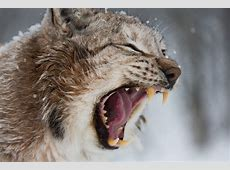
%> input picture ICV/lab1/demo.jpg, 230 x 170 px
$ octave lab1_2.m   (GNU Octave 9; MATLAB toolbox functions it lacks are replaced by stand-ins)
%> lines starting %> are read from the running program, lines starting %| are printed output that depends on the picture; in (x1, y1, x2, y2) boxes, pixels count from 0 and x2, y2 are one past the last pixel; in counts of white or black regions, pixels touching at a corner belong together; the program's own positions count from 1
% Lab1 Part2
%
% Please put "test.jpg" in your current working directory,  then you
% can run the following commands.

im = imread('demo.jpg');
%> im is the input picture: size 170x230x3 uint8; mean R, G, B 140, 132.4, 128.4

%% exercise 1
% Read an image from disk (you can still use the image in part 1) to the MATLAB workspace.
% Convert it to a grey image and normalize its value to (0, 1). Set threshold=0.5 or any number

im_grey = sum(im, 3);
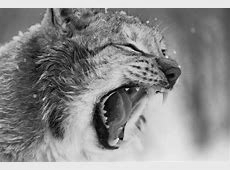
%> im_grey: size 170x230 double; min 3, max 725, mean 400.7; drawn with min black and max white
im_grey = im_grey / max(im_grey(:));

subplot(2, 4, 1);
imshow(im_grey); title('grey image');

thresh = 0.45;
im_grey(im_grey <= thresh) = 0;
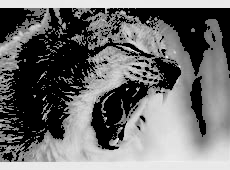
%> im_grey: size 170x230 double; min 0, max 1, mean 0.432
im_grey(im_grey > thresh) = 1;
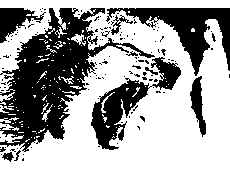
%> im_grey: size 170x230 double; values 0 (black) and 1 (white), 62.2% white; 135 black regions (125 under 20 px), largest, box (x1, y1, x2, y2) and area: (0, 8, 155, 152) 7660, (106, 8, 230, 76) 2784, (91, 57, 181, 150) 2418
subplot(2, 4, 2);
imshow(im_grey); title('binary-0-0.45-1-image');

%% exercise 2
% Perform gamma correction to the grey image. The transformation equation is .. = ..  ...., where
% .. is the input intensity, .. is the output intensity, .. is a constant and is usually set to 1, .. is the
% parameter that you could change. Set .. = 0.2 , .. = 1 and .. = 5 , display and compare the
% different results.

im_grey = sum(im, 3);
im_grey = im_grey / max(im_grey(:));
% make the im_grey in [0-1]

gamma = 0.2;
im_grey_new = im_grey .^ gamma;
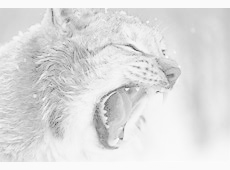
%> im_grey_new: size 170x230 double; min 0.334, max 1, mean 0.873
subplot(2, 4, 3); imshow(im_grey_new); title('gamma=0.2');
gamma = 1;
im_grey_new = im_grey .^ gamma;
subplot(2, 4, 4); imshow(im_grey_new); title('gamma=1');
gamma = 5;
im_grey_new = im_grey .^ gamma;
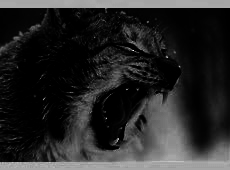
%> im_grey_new: size 170x230 double; min 1.21e-12, max 1, mean 0.156
subplot(2, 4, 5); imshow(im_grey_new); title('gamma=5');

%% exercise 3
% Convert the value of the gamma corrected image (when .. = 5) to integer ranging from 0 to 255.
% Calculate and display its histogram. Perform histogram equalization to this image. Display the
% resulted image and the histogram of the resulted image.


im_grey_new = round(im_grey_new * 255);
im_grey_new = uint8(im_grey_new); % set 8 level
%> im_grey_new: size 170x230 uint8
hist1 = histc(im_grey_new(:), 0:1:255); % histc draw table
%> hist1 = 256 values, max 4944 at index 1, min 0 at index 134, mean 152.7
subplot(2, 4, 6); bar(hist1); title('histogram of gamma=5');

im_grey_histeq = histeq(im_grey_new); % uint8(im_grey_new);
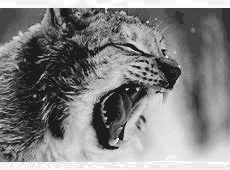
%> im_grey_histeq: size 170x230 uint8; min 28, max 255, mean 130.6
subplot(2, 4, 7); imshow(im_grey_histeq); title('histogram equalization');

hist2 = histc(im_grey_histeq(:), 0:1:255);  % histc draw table
%> hist2 = 256 values, max 4944 at index 29, min 0 at index 1, mean 152.7
subplot(2, 4, 8); bar(hist2); title('histogram after equalization');
%> after `title('histogram after equalization')`:
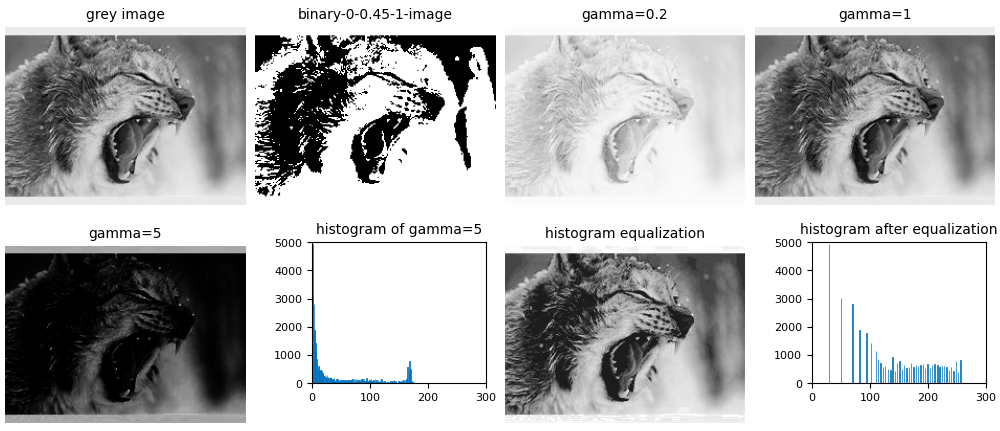
%> figure redrawn from the program's plot data, 8 panels

$ run again, with ICV/lab1/test.jpg copied over ICV/lab1/demo.jpg
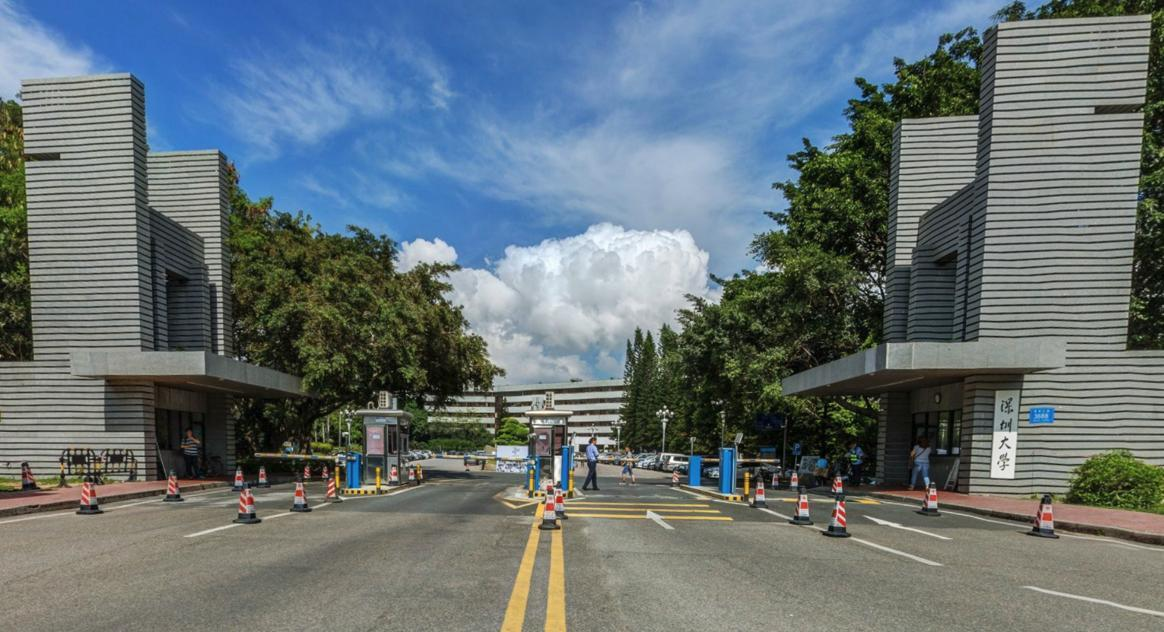
%> input picture ICV/lab1/test.jpg, 1164 x 632 px
%> im is the input picture: size 632x1164x3 uint8; mean R, G, B 101.8, 114.1, 118.4
%> `im_grey(im_grey > thresh) = 1;`:
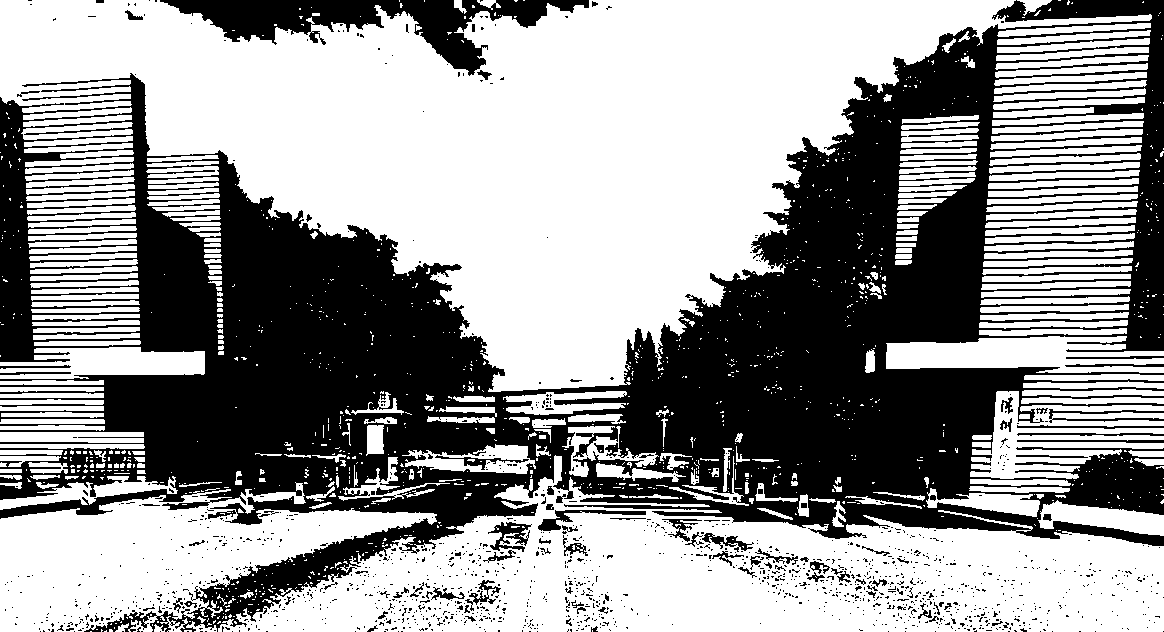
%> im_grey: size 632x1164 double; values 0 (black) and 1 (white), 59.4% white; 1471 black regions (1376 under 20 px), largest, box (x1, y1, x2, y2) and area: (0, 0, 1164, 632) 275169, (160, 0, 589, 76) 11008, (488, 522, 532, 552) 588
%> hist1 = 256 values, max 191961 at index 1, min 0 at index 151, mean 2873.6
%> `im_grey_histeq = histeq(im_grey_new);`:
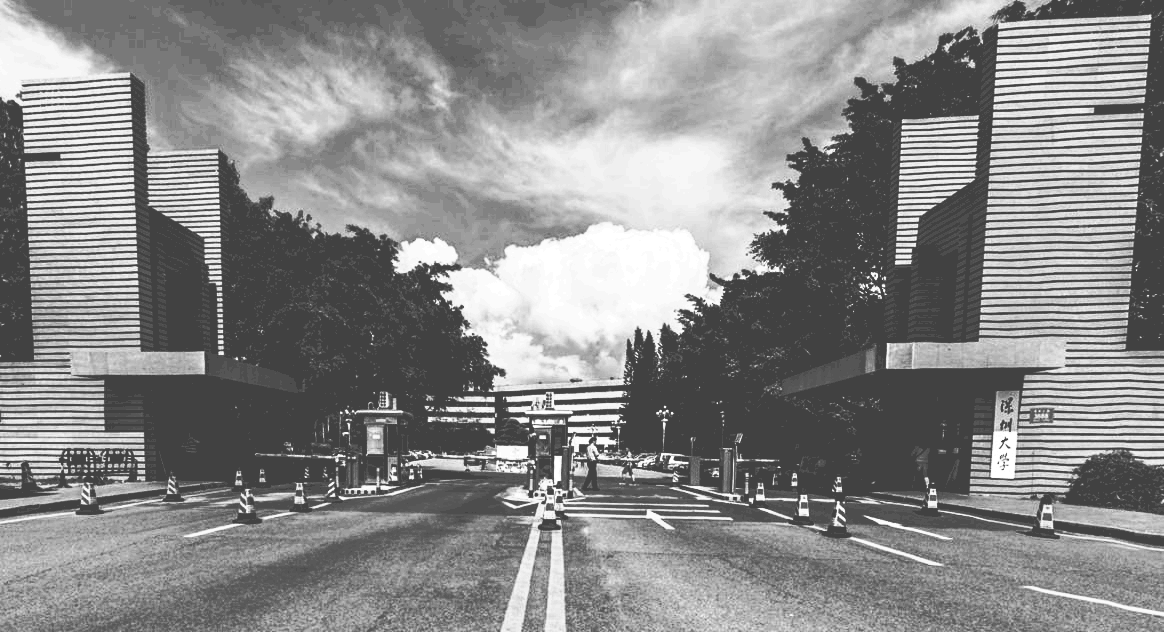
%> im_grey_histeq: size 632x1164 uint8; min 65, max 255, mean 136.9
%> hist2 = 256 values, max 191961 at index 66, min 0 at index 1, mean 2873.6
